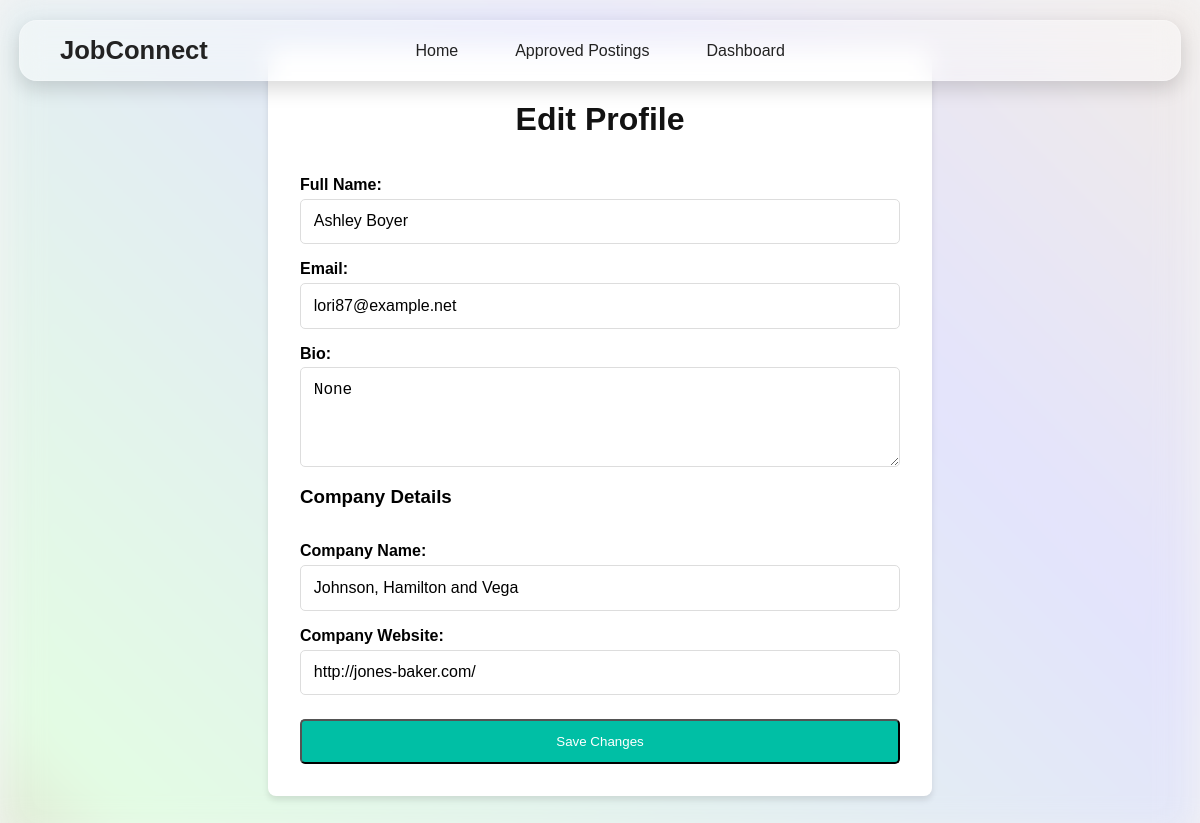
Page /edit-profile (signed in) on the committed database.
### app.py (models this page shows, shortened)
class User(UserMixin, db.Model):
    id = db.Column(db.Integer, primary_key=True)
    username = db.Column(db.String(100), unique=True, nullable=False)
    password = db.Column(db.String(100), nullable=False)
    role = db.Column(db.String(20), nullable=False)  # Role: 'admin', 'employer', 'student'
    name = db.Column(db.String(100), nullable=True)
    email = db.Column(db.String(120), unique=True, nullable=True)
    bio = db.Column(db.Text, nullable=True)
    company_name = db.Column(db.String(100), nullable=True)
    company_website = db.Column(db.String(200), nullable=True)
    resume_link = db.Column(db.String(200), nullable=True)
    skills = db.Column(db.Text, nullable=True)

### app.py (the view, shortened to what this page needs)
@app.route('/edit-profile', methods=['GET', 'POST'])
@login_required
def edit_profile():
    return render_template('edit_profile.html', user=current_user)

### app.py (called while the page is built, shortened)
@app.before_request
def create_tables():
    db.create_all()

@app.before_request
def ensure_admin_user():
    existing_admin = User.query.filter_by(username="admin").first()

@login_manager.user_loader
def load_user(user_id):
    if not user_id:
        print("Debug: Received user_id=None in load_user function")
        return None  # Return None if user_id is invalid
    try:
        return User.query.get(int(user_id))
    except ValueError:
        print(f"Debug: Invalid user_id={user_id}")
        return None

### templates/edit_profile.html (shortened to what this page needs)
<!DOCTYPE html>
<html lang="en">
<head>
    <link rel="stylesheet" href="{{ url_for('static', filename='css/profile.css') }}">
</head>
<body>
    <header class="navbar">
      <div class="navbar-left">
        <a href="{{ url_for('index') }}" class="logo">JobConnect</a>
      </div>
      <ul class="nav-links">
        <li><a href="{{ url_for('index') }}">Home</a></li>
        <li><a href="{{ url_for('approved_postings') }}">Approved Postings</a></li>
        {% if current_user.is_authenticated %}
          {% if current_user.role == 'admin' %}
            <li><a href="{{ url_for('admin_panel') }}">Admin Panel</a></li>
            <li><a href="{{ url_for('logout') }}">Logout</a></li>
          {% elif current_user.role == 'employer' %}
            <li><a href="{{ url_for('employer_dashboard') }}">Dashboard</a></li>
          {% elif current_user.role == 'student' %}
            <li><a href="{{ url_for('student_dashboard') }}">Dashboard</a></li>
          {% endif %}
        {% else %}
          <li><a href="{{ url_for('login') }}">Login</a></li>
          <li><a href="{{ url_for('register') }}">Register</a></li>
        {% endif %}
      </ul>
      <div class="nav-icons">
        {% if current_user.is_authenticated and current_user.role in ['employer', 'student'] %}
          <div class="user-dropdown">
            <i class="fas fa-user user-icon" onclick="toggleUserMenu()"></i>
          </div>
        {% endif %}
      </div>
    </header>
    <div class="profile-container">
        <h1>Edit Profile</h1>
        <form method="POST">
            <label for="name">Full Name:</label>
            <input type="text" id="name" name="name" value="{{ user.name }}" required>
            <label for="email">Email:</label>
            <input type="email" id="email" name="email" value="{{ user.email }}" required>
            <label for="bio">Bio:</label>
            <textarea id="bio" name="bio" rows="4">{{ user.bio }}</textarea>
            {% if user.role == 'employer' %}
                <h3>Company Details</h3>
                <label for="company_name">Company Name:</label>
                <input type="text" id="company_name" name="company_name" value="{{ user.company_name }}">
                <label for="company_website">Company Website:</label>
                <input type="url" id="company_website" name="company_website" value="{{ user.company_website }}">
            {% elif user.role == 'student' %}
                <h3>Student Details</h3>
                <label for="resume_link">Resume Link:</label>
                <input type="url" id="resume_link" name="resume_link" value="{{ user.resume_link }}">
                <label for="skills">Skills:</label>
                <textarea id="skills" name="skills" rows="3">{{ user.skills }}</textarea>
            {% endif %}
            <button type="submit" class="btn">Save Changes</button>
        </form>
    </div>
</body>
</html>

### static/css/profile.css (style rules this page uses)
.navbar { position: fixed; top: 20px; left: 50%; transform: translateX(-50%); width: 90%; max-width: 1200px; background: rgba(255, 255, 255, 0.4); backdrop-filter: blur(12px); -webkit-backdrop-filter: blur(12px); border-radius: 18px; display: flex; align-items: center; justify-content: space-between; padding: 15px 40px; box-shadow: 0 8px 20px rgba(0, 0, 0, 0.15); border: 1px solid rgba(255, 255, 255, 0.2); z-index: 1000; }
.logo { font-size: 1.6rem; font-weight: bold; color: #222; text-decoration: none; margin-right: auto; }
.nav-links { display: flex; gap: 25px; list-style: none; margin: 0 auto; }
.nav-links li { position: relative; }
.nav-links a { text-decoration: none; color: #222; font-size: 1rem; padding: 0.5rem 1rem; position: relative; transition: all 0.3s ease; }
.nav-links a::after { content: ""; position: absolute; left: 0; bottom: -3px; width: 100%; height: 2px; background-color: #00bfa5; transform: scaleX(0); transition: transform 0.3s ease; }
.nav-icons { display: flex; align-items: center; gap: 20px; margin-left: auto; }
.nav-icons i { font-size: 1.2rem; color: #333; cursor: pointer; transition: color 0.3s ease; }
.user-dropdown { position: relative; display: inline-block; }
.user-icon { font-size: 1.5rem; cursor: pointer; padding: 8px; border-radius: 50%; transition: background 0.2s ease-in-out; }
body { font-family: 'Arial', sans-serif; background-color: #f4f4f4; margin: 0; padding: 0; }
.profile-container { max-width: 600px; margin: 3rem auto; background: white; padding: 2rem; border-radius: 8px; box-shadow: 0 4px 6px rgba(0, 0, 0, 0.1); }
h1 { text-align: center; color: #121212; }
form { display: flex; flex-direction: column; }
label { margin-top: 1rem; font-weight: bold; }
input, textarea { font-size: 1rem; padding: 0.8rem; border: 1px solid #ddd; border-radius: 5px; margin-top: 0.3rem; }
.btn { display: block; background: #00bfa5; color: white; text-decoration: none; padding: 0.8rem; text-align: center; border-radius: 5px; margin-top: 1.5rem; transition: background 0.3s ease; }

### rows in the picture
User: name "Ashley Boyer", email "lori87@example.net", bio "None", company_name "Johnson, Hamilton and Vega", company_website "http://jones-baker.com/"
